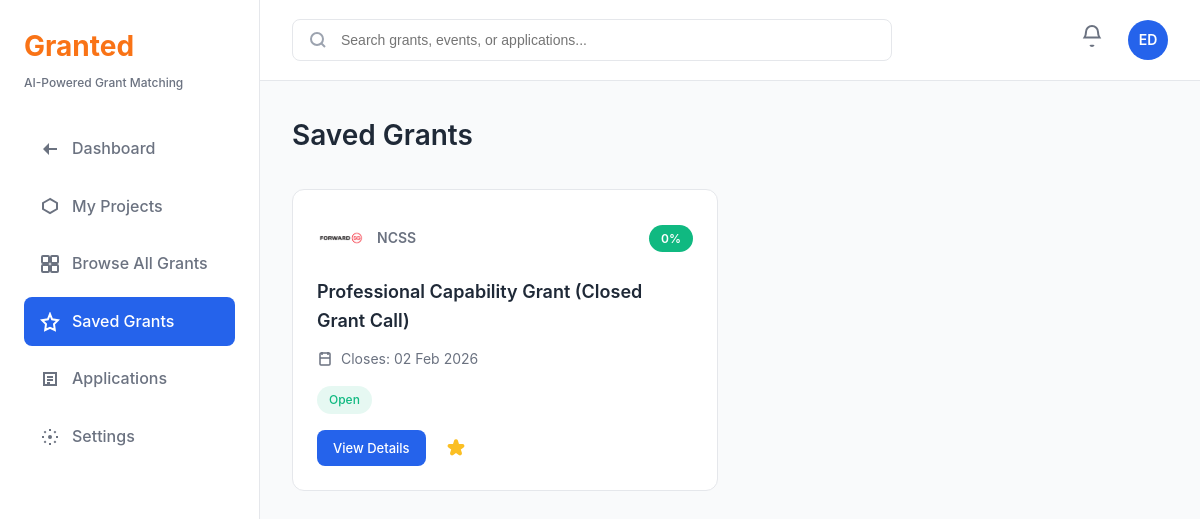
The page /saved/ (signed in) on the database its author committed.
### grants/models.py (models this page shows, shortened)
class UserProfile(models.Model):
    user = models.OneToOneField(User, on_delete=models.CASCADE, related_name='profile')
    organization_name = models.CharField(max_length=200, blank=True)
    organization_type = models.CharField(max_length=100, blank=True)
    bio = models.TextField(blank=True)
    avatar_initials = models.CharField(max_length=2, blank=True)
    created_at = models.DateTimeField(auto_now_add=True)

class GrantMatch(models.Model):
    project = models.ForeignKey(Project, on_delete=models.CASCADE, related_name='matches')
    grant = models.ForeignKey(Grant, on_delete=models.CASCADE, related_name='matches')
    match_score = models.IntegerField(
        validators=[MinValueValidator(0), MaxValueValidator(100)],
        help_text="Match percentage (0-100)"
    )
    match_reasons = models.JSONField(default=list, help_text="List of reasons why this is a good match")
    is_saved = models.BooleanField(default=False)
    created_at = models.DateTimeField(auto_now_add=True)
    class Meta:
        unique_together = ['project', 'grant']
        ordering = ['-match_score']

class Grant(models.Model):
    STATUS_CHOICES = [
        ('open', 'Open'),
        ('closed', 'Closed'),
        ('upcoming', 'Upcoming'),
    ]
    title = models.CharField(max_length=300)
    agency = models.ForeignKey(Agency, on_delete=models.CASCADE, related_name='grants')
    description = models.TextField()
    funding_min = models.DecimalField(max_digits=12, decimal_places=2, null=True, blank=True)
    funding_max = models.DecimalField(max_digits=12, decimal_places=2, null=True, blank=True)
    closing_date = models.DateField(null=True, blank=True)
    opening_date = models.DateField(null=True, blank=True)
    duration_years = models.CharField(max_length=50, blank=True)  # e.g., "2-3 years", "1-2 years"
    status = models.CharField(max_length=20, choices=STATUS_CHOICES, default='open')
    eligibility_criteria = models.TextField(blank=True)
    application_url = models.URLField(blank=True)
    icon_name = models.CharField(max_length=50, blank=True)  # For UI icons
    match_score = models.IntegerField(
        default=0,
        validators=[MinValueValidator(0), MaxValueValidator(100)],
        help_text="AI-calculated match score (0-100)"
    )
    created_at = models.DateTimeField(auto_now_add=True)
    updated_at = models.DateTimeField(auto_now=True)
    source_url = models.URLField(blank=True, help_text="URL from OurSG Grants Portal")
    external_id = models.CharField(max_length=100, blank=True, help_text="External ID from source")
    class Meta:
        ordering = ['-match_score', '-closing_date']
        indexes = [
            models.Index(fields=['status', 'closing_date']),
            models.Index(fields=['match_score']),
        ]

class Agency(models.Model):
    name = models.CharField(max_length=200)
    acronym = models.CharField(max_length=20, unique=True)
    description = models.TextField(blank=True)
    website = models.URLField(blank=True)
    logo_url = models.URLField(blank=True)

### grants/views.py (the view)
# urls.py: path('saved/', views.saved_grants, name='saved_grants'),
@login_required
def saved_grants(request):
    saved_matches = GrantMatch.objects.filter(
        project__user=request.user,
        is_saved=True
    ).select_related('grant', 'grant__agency', 'project')
    return render(request, 'grants/saved_grants.html', {'saved_matches': saved_matches})

### grants/templates/grants/saved_grants.html (shortened to what this page needs)
{% extends 'grants/base.html' %}
{% load static %}
{% block content %}
<div class="saved-grants-page">
    <div class="page-header">
        <h1>Saved Grants</h1>
    </div>
    <div class="grant-cards">
        {% for match in saved_matches %}
        <div class="grant-card">
            <div class="grant-card-header">
                <div class="grant-icon">
                    {% with agency_lower=match.grant.agency.acronym|lower %}
                    <img src="{% static 'agency-logos/' %}{{ agency_lower }}.png"
                         alt="{{ match.grant.agency.name }}"
                         class="agency-logo-small"
                         onload="this.style.display='block'; this.previousElementSibling.style.display='none';"
                         onerror="tryNextFormat(this, '{{ agency_lower }}')"
                         style="display: none; width: 100%; height: 100%; object-fit: contain; border-radius: 6px;">
                    {% endwith %}
                </div>
                <div class="grant-agency">{{ match.grant.agency.acronym }}</div>
                <div class="match-badge match-badge-high">{{ match.match_score }}%</div>
            </div>
            <h3 class="grant-title">{{ match.grant.title }}</h3>
            <div class="grant-deadline">
                <svg width="16" height="16" viewBox="0 0 16 16" fill="none">
                    <rect x="3" y="2" width="10" height="12" rx="1" stroke="currentColor" stroke-width="1.5" fill="none"/>
                    <path d="M5 1V4M11 1V4M3 7H13" stroke="currentColor" stroke-width="1.5"/>
                </svg>
                Closes: {{ match.grant.closing_date|date:"d M Y"|default:"TBA" }}
            </div>
            <div class="grant-tags">
                <span class="tag tag-green">{{ match.grant.get_status_display }}</span>
            </div>
            <div class="grant-card-actions">
                <a href="{% url 'grants:grant_detail' match.grant.id %}" class="btn btn-primary btn-sm">View Details</a>
                <button class="btn-save-star saved" onclick="toggleSave({{ match.grant.id }})">
                </button>
            </div>
        </div>
        {% empty %}
        <div class="empty-state">
            <p>You haven't saved any grants yet.</p>
            <a href="{% url 'grants:grants_list' %}" class="btn btn-primary">Browse Grants</a>
        </div>
        {% endfor %}
    </div>
</div>
{% endblock %}

### grants/templates/grants/base.html (shortened to what this page needs)
<!DOCTYPE html>
<html lang="en">
<head>
    {% load static %}
    <link rel="stylesheet" href="{% static 'css/style.css' %}">
</head>
<body>
    <div class="app-container">
        <aside class="sidebar">
            <div class="sidebar-header">
                <h1 class="logo">Granted</h1>
                <p class="logo-subtitle">AI-Powered Grant Matching</p>
            </div>
            <nav class="sidebar-nav">
                <a href="{% url 'grants:dashboard' %}" class="nav-item {% if request.resolver_match.url_name == 'dashboard' %}active{% endif %}">
                    <svg width="20" height="20" viewBox="0 0 20 20" fill="none">
                        <path d="M3 10L9 4V9H17V11H9V16L3 10Z" fill="currentColor"/>
                    </svg>
                    <span>Dashboard</span>
                </a>
                <a href="{% url 'grants:projects' %}" class="nav-item {% if request.resolver_match.url_name == 'projects' or request.resolver_match.url_name == 'project_create' %}active{% endif %}">
                    <svg width="20" height="20" viewBox="0 0 20 20" fill="none">
                        <path d="M10 3L3 7V13L10 17L17 13V7L10 3Z" stroke="currentColor" stroke-width="2" fill="none"/>
                    </svg>
                    <span>My Projects</span>
                </a>
                <a href="{% url 'grants:grants_list' %}" class="nav-item {% if request.resolver_match.url_name == 'grants_list' %}active{% endif %}">
                    <span>Browse All Grants</span>
                </a>
                <a href="{% url 'grants:saved_grants' %}" class="nav-item {% if request.resolver_match.url_name == 'saved_grants' %}active{% endif %}">
                    <svg width="20" height="20" viewBox="0 0 20 20" fill="none" stroke="currentColor" stroke-width="2">
                        <path d="M10 2L12.09 7.26L18 8.18L14 12.14L14.82 18.02L10 15.77L5.18 18.02L6 12.14L2 8.18L7.91 7.26L10 2Z"/>
                    </svg>
                    <span>Saved Grants</span>
                </a>
                <a href="{% url 'grants:applications' %}" class="nav-item {% if request.resolver_match.url_name == 'applications' or request.resolver_match.url_name == 'application_create' %}active{% endif %}">
                    <svg width="20" height="20" viewBox="0 0 20 20" fill="none">
                        <path d="M4 4H16V16H4V4Z" stroke="currentColor" stroke-width="2" fill="none"/>
                        <path d="M7 8H13M7 11H13M7 14H10" stroke="currentColor" stroke-width="2"/>
                    </svg>
                    <span>Applications</span>
                </a>
                <a href="{% url 'grants:settings' %}" class="nav-item {% if request.resolver_match.url_name == 'settings' %}active{% endif %}">
                    <svg width="20" height="20" viewBox="0 0 20 20" fill="none">
                        <circle cx="10" cy="10" r="2" fill="currentColor"/>
                        <path d="M10 2V4M10 16V18M18 10H16M4 10H2M15.66 4.34L14.24 5.76M5.76 14.24L4.34 15.66M15.66 15.66L14.24 14.24M5.76 5.76L4.34 4.34" stroke="currentColor" stroke-width="2"/>
                    </svg>
                    <span>Settings</span>
                </a>
            </nav>
        </aside>
        <main class="main-content">
            <header class="header">
                <div class="header-search">
                    <svg width="20" height="20" viewBox="0 0 20 20" fill="none" class="search-icon">
                        <circle cx="9" cy="9" r="6" stroke="currentColor" stroke-width="2" fill="none"/>
                        <path d="M13 13L17 17" stroke="currentColor" stroke-width="2"/>
                    </svg>
                    <input type="text" id="header-search-input" name="header-search" placeholder="Search grants, events, or applications..." class="search-input">
                </div>
                <div class="header-actions">
                    <a href="#" class="notification-bell">
                    </a>
                    {% if user.is_authenticated %}
                        <div class="user-avatar">
                            {% if user.profile.avatar_initials %}
                                {{ user.profile.avatar_initials }}
                            {% else %}
                                {{ user.username|slice:":2"|upper }}
                            {% endif %}
                        </div>
                    {% else %}
                        <a href="{% url 'login' %}" class="btn btn-primary">Login</a>
                    {% endif %}
                </div>
            </header>
            <div class="content-area">
                {% block content %}{% endblock %}
            </div>
        </main>
    </div>
</body>
</html>

### static/css/style.css (style rules this page uses)
* { margin: 0; padding: 0; box-sizing: border-box; }
:root { --primary-blue: #2563EB; --primary-blue-dark: #1E40AF; --primary-blue-light: #3B82F6; --secondary-green: #10B981; --secondary-green-dark: #059669; --accent-orange: #F97316; --accent-yellow: #FBBF24; --text-dark: #1F2937; --text-gray: #6B7280; --text-light: #9CA3AF; --bg-white: #FFFFFF; --bg-gray: #F9FAFB; --bg-gray-light: #F3F4F6; --border-color: #E5E7EB; --shadow-sm: 0 1px 2px 0 rgba(0, 0, 0, 0.05); --shadow-md: 0 4px 6px -1px rgba(0, 0, 0, 0.1); --shadow-lg: 0 10px 15px -3px rgba(0, 0, 0, 0.1); }
body { font-family: -apple-system, BlinkMacSystemFont, 'Segoe UI', Roboto, 'Helvetica Neue', Arial, sans-serif; color: var(--text-dark); background-color: var(--bg-gray); line-height: 1.6; }
.app-container { display: flex; min-height: 100vh; }
.sidebar { width: 260px; background: var(--bg-white); border-right: 1px solid var(--border-color); padding: 24px; position: fixed; height: 100vh; overflow-y: auto; }
.sidebar-header { margin-bottom: 32px; }
.logo { font-size: 28px; font-weight: 700; color: var(--accent-orange); margin-bottom: 4px; }
.logo-subtitle { font-size: 12px; color: var(--text-gray); font-weight: 500; }
.sidebar-nav { display: flex; flex-direction: column; gap: 8px; }
.nav-item { display: flex; align-items: center; gap: 12px; padding: 12px 16px; border-radius: 8px; color: var(--text-gray); text-decoration: none; font-weight: 500; transition: all 0.2s; }
.nav-item.active { background: var(--primary-blue); color: white; }
.nav-item svg { flex-shrink: 0; }
.main-content { flex: 1; margin-left: 260px; display: flex; flex-direction: column; }
.header { background: var(--bg-white); border-bottom: 1px solid var(--border-color); padding: 16px 32px; display: flex; align-items: center; justify-content: space-between; gap: 24px; }
.header-search { flex: 1; max-width: 600px; position: relative; }
.search-icon { position: absolute; left: 16px; top: 50%; transform: translateY(-50%); color: var(--text-light); }
.search-input { width: 100%; padding: 12px 16px 12px 48px; border: 1px solid var(--border-color); border-radius: 8px; font-size: 14px; transition: all 0.2s; }
.header-actions { display: flex; align-items: center; gap: 16px; }
.notification-bell { position: relative; padding: 8px; color: var(--text-gray); cursor: pointer; }
.user-avatar { width: 40px; height: 40px; border-radius: 50%; background: var(--primary-blue); color: white; display: flex; align-items: center; justify-content: center; font-weight: 600; font-size: 14px; }
.content-area { flex: 1; padding: 32px; overflow-y: auto; }
.grant-cards { display: grid; grid-template-columns: repeat(auto-fill, minmax(350px, 1fr)); gap: 24px; }
.grant-card { background: var(--bg-white); border: 1px solid var(--border-color); border-radius: 12px; padding: 24px; transition: all 0.2s; }
.grant-card-header { display: flex; align-items: center; gap: 12px; margin-bottom: 16px; }
.grant-icon { width: 48px; height: 48px; border-radius: 8px; display: flex; align-items: center; justify-content: center; font-weight: 600; font-size: 20px; color: white; }
.grant-agency { flex: 1; font-weight: 600; font-size: 14px; color: var(--text-gray); }
.match-badge { padding: 4px 12px; border-radius: 20px; font-size: 12px; font-weight: 600; color: white; }
.match-badge-high { background: var(--secondary-green); }
.grant-title { font-size: 18px; font-weight: 600; margin-bottom: 12px; color: var(--text-dark); }
.grant-deadline { display: flex; align-items: center; gap: 8px; font-size: 14px; color: var(--text-gray); margin-bottom: 16px; }
.grant-tags { display: flex; flex-wrap: wrap; gap: 8px; margin-bottom: 16px; }
.tag { padding: 4px 12px; border-radius: 16px; font-size: 12px; font-weight: 500; }
.tag-green { background: rgba(16, 185, 129, 0.1); color: var(--secondary-green); }
.grant-card-actions { display: flex; align-items: center; gap: 12px; }
.btn { padding: 10px 20px; border-radius: 8px; font-size: 14px; font-weight: 500; text-decoration: none; display: inline-flex; align-items: center; justify-content: center; border: none; cursor: pointer; transition: all 0.2s; }
.btn-primary { background: var(--primary-blue); color: white; }
.btn-sm { padding: 8px 16px; font-size: 13px; }
.page-header { display: flex; align-items: center; justify-content: space-between; margin-bottom: 32px; }
.page-header h1 { font-size: 28px; font-weight: 600; color: var(--text-dark); }

### rows shown on the page
GrantMatch: grant.agency.acronym "NCSS", match_score "0", grant "Professional Capability Grant (Closed Grant Call)", grant.closing_date "02 Feb 2026", grant.status "Open"

### other values the page prints
{{ user.profile.avatar_initials }} "ED"
